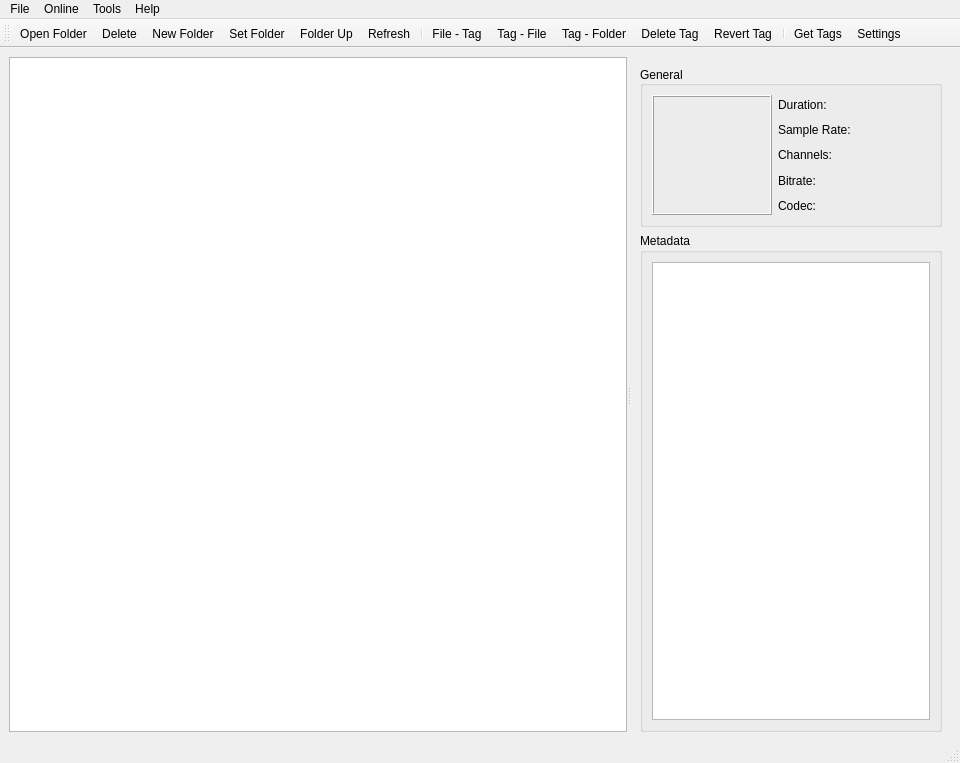
<?xml version="1.0" encoding="UTF-8"?>
<ui version="4.0">
 <class>MainWindow</class>
 <widget class="QMainWindow" name="MainWindow">
  <property name="geometry">
   <rect>
    <x>0</x>
    <y>0</y>
    <width>960</width>
    <height>763</height>
   </rect>
  </property>
  <property name="windowTitle">
   <string>TikTag v1.0</string>
  </property>
  <widget class="QWidget" name="centralwidget">
   <property name="sizePolicy">
    <sizepolicy hsizetype="Preferred" vsizetype="Preferred">
     <horstretch>0</horstretch>
     <verstretch>0</verstretch>
    </sizepolicy>
   </property>
   <layout class="QHBoxLayout" name="horizontalLayout">
    <item>
     <widget class="QSplitter" name="splitter">
      <property name="sizePolicy">
       <sizepolicy hsizetype="Expanding" vsizetype="Preferred">
        <horstretch>0</horstretch>
        <verstretch>0</verstretch>
       </sizepolicy>
      </property>
      <property name="orientation">
       <enum>Qt::Horizontal</enum>
      </property>
      <property name="childrenCollapsible">
       <bool>false</bool>
      </property>
      <widget class="QTreeView" name="treeView">
       <property name="sizePolicy">
        <sizepolicy hsizetype="Expanding" vsizetype="Expanding">
         <horstretch>5</horstretch>
         <verstretch>0</verstretch>
        </sizepolicy>
       </property>
       <property name="minimumSize">
        <size>
         <width>300</width>
         <height>300</height>
        </size>
       </property>
       <property name="contextMenuPolicy">
        <enum>Qt::CustomContextMenu</enum>
       </property>
       <property name="dragDropMode">
        <enum>QAbstractItemView::DragDrop</enum>
       </property>
       <property name="selectionMode">
        <enum>QAbstractItemView::ExtendedSelection</enum>
       </property>
       <attribute name="headerDefaultSectionSize">
        <number>200</number>
       </attribute>
       <attribute name="headerMinimumSectionSize">
        <number>150</number>
       </attribute>
       <attribute name="headerStretchLastSection">
        <bool>false</bool>
       </attribute>
      </widget>
      <widget class="QStackedWidget" name="verticalStackedWidget">
       <property name="sizePolicy">
        <sizepolicy hsizetype="Preferred" vsizetype="Preferred">
         <horstretch>0</horstretch>
         <verstretch>0</verstretch>
        </sizepolicy>
       </property>
       <property name="minimumSize">
        <size>
         <width>320</width>
         <height>0</height>
        </size>
       </property>
       <property name="currentIndex">
        <number>0</number>
       </property>
       <widget class="QWidget" name="verticalStackedWidgetPage1">
        <layout class="QVBoxLayout" name="verticalLayout">
         <property name="bottomMargin">
          <number>0</number>
         </property>
         <item>
          <widget class="QGroupBox" name="groupBox">
           <property name="sizePolicy">
            <sizepolicy hsizetype="Minimum" vsizetype="Fixed">
             <horstretch>0</horstretch>
             <verstretch>1</verstretch>
            </sizepolicy>
           </property>
           <property name="minimumSize">
            <size>
             <width>260</width>
             <height>0</height>
            </size>
           </property>
           <property name="layoutDirection">
            <enum>Qt::LeftToRight</enum>
           </property>
           <property name="title">
            <string>General</string>
           </property>
           <property name="alignment">
            <set>Qt::AlignLeading|Qt::AlignLeft|Qt::AlignVCenter</set>
           </property>
           <layout class="QGridLayout" name="gridLayout">
            <item row="0" column="0">
             <widget class="QLabel" name="albumArtLabel">
              <property name="sizePolicy">
               <sizepolicy hsizetype="Fixed" vsizetype="Fixed">
                <horstretch>0</horstretch>
                <verstretch>0</verstretch>
               </sizepolicy>
              </property>
              <property name="minimumSize">
               <size>
                <width>120</width>
                <height>120</height>
               </size>
              </property>
              <property name="maximumSize">
               <size>
                <width>120</width>
                <height>120</height>
               </size>
              </property>
              <property name="frameShape">
               <enum>QFrame::Box</enum>
              </property>
              <property name="frameShadow">
               <enum>QFrame::Raised</enum>
              </property>
              <property name="text">
               <string/>
              </property>
              <property name="scaledContents">
               <bool>true</bool>
              </property>
              <property name="alignment">
               <set>Qt::AlignCenter</set>
              </property>
             </widget>
            </item>
            <item row="0" column="1">
             <layout class="QVBoxLayout" name="verticalLayout_2">
              <item>
               <widget class="QLabel" name="labelDuration">
                <property name="text">
                 <string>Duration: </string>
                </property>
               </widget>
              </item>
              <item>
               <widget class="QLabel" name="labelSampleRate">
                <property name="text">
                 <string>Sample Rate:</string>
                </property>
               </widget>
              </item>
              <item>
               <widget class="QLabel" name="labelChannels">
                <property name="text">
                 <string>Channels:</string>
                </property>
               </widget>
              </item>
              <item>
               <widget class="QLabel" name="labelBitrate">
                <property name="text">
                 <string>Bitrate:</string>
                </property>
               </widget>
              </item>
              <item>
               <widget class="QLabel" name="labelCodec">
                <property name="text">
                 <string>Codec:</string>
                </property>
               </widget>
              </item>
             </layout>
            </item>
           </layout>
          </widget>
         </item>
         <item>
          <widget class="QGroupBox" name="groupBox_3">
           <property name="title">
            <string>Metadata</string>
           </property>
           <layout class="QVBoxLayout" name="verticalLayout_5">
            <item>
             <widget class="QTableWidget" name="tableWidget">
              <property name="sizePolicy">
               <sizepolicy hsizetype="Expanding" vsizetype="Expanding">
                <horstretch>0</horstretch>
                <verstretch>2</verstretch>
               </sizepolicy>
              </property>
              <attribute name="horizontalHeaderMinimumSectionSize">
               <number>35</number>
              </attribute>
              <attribute name="horizontalHeaderStretchLastSection">
               <bool>true</bool>
              </attribute>
              <attribute name="verticalHeaderVisible">
               <bool>false</bool>
              </attribute>
              <attribute name="verticalHeaderDefaultSectionSize">
               <number>35</number>
              </attribute>
              <attribute name="verticalHeaderMinimumSectionSize">
               <number>25</number>
              </attribute>
             </widget>
            </item>
           </layout>
          </widget>
         </item>
        </layout>
       </widget>
       <widget class="QWidget" name="verticalStackedWidgetPage2">
        <property name="maximumSize">
         <size>
          <width>16777215</width>
          <height>16777215</height>
         </size>
        </property>
        <layout class="QVBoxLayout" name="verticalLayout_3">
         <property name="bottomMargin">
          <number>0</number>
         </property>
         <item>
          <widget class="QLabel" name="bigAlbumArtLabel">
           <property name="sizePolicy">
            <sizepolicy hsizetype="Fixed" vsizetype="Fixed">
             <horstretch>0</horstretch>
             <verstretch>0</verstretch>
            </sizepolicy>
           </property>
           <property name="minimumSize">
            <size>
             <width>300</width>
             <height>300</height>
            </size>
           </property>
           <property name="maximumSize">
            <size>
             <width>300</width>
             <height>300</height>
            </size>
           </property>
           <property name="frameShape">
            <enum>QFrame::Box</enum>
           </property>
           <property name="frameShadow">
            <enum>QFrame::Raised</enum>
           </property>
           <property name="text">
            <string/>
           </property>
           <property name="scaledContents">
            <bool>true</bool>
           </property>
           <property name="alignment">
            <set>Qt::AlignCenter</set>
           </property>
          </widget>
         </item>
         <item>
          <widget class="QListWidget" name="listWidget">
           <property name="sizePolicy">
            <sizepolicy hsizetype="Minimum" vsizetype="Expanding">
             <horstretch>0</horstretch>
             <verstretch>0</verstretch>
            </sizepolicy>
           </property>
           <property name="minimumSize">
            <size>
             <width>300</width>
             <height>0</height>
            </size>
           </property>
           <property name="contextMenuPolicy">
            <enum>Qt::CustomContextMenu</enum>
           </property>
           <property name="selectionMode">
            <enum>QAbstractItemView::ExtendedSelection</enum>
           </property>
           <property name="iconSize">
            <size>
             <width>120</width>
             <height>120</height>
            </size>
           </property>
           <property name="flow">
            <enum>QListView::TopToBottom</enum>
           </property>
           <property name="viewMode">
            <enum>QListView::ListMode</enum>
           </property>
           <property name="uniformItemSizes">
            <bool>true</bool>
           </property>
          </widget>
         </item>
        </layout>
       </widget>
      </widget>
     </widget>
    </item>
   </layout>
  </widget>
  <widget class="QStatusBar" name="statusbar"/>
  <widget class="QToolBar" name="toolBar">
   <property name="windowTitle">
    <string>toolBar</string>
   </property>
   <property name="iconSize">
    <size>
     <width>28</width>
     <height>28</height>
    </size>
   </property>
   <property name="toolButtonStyle">
    <enum>Qt::ToolButtonTextUnderIcon</enum>
   </property>
   <property name="floatable">
    <bool>false</bool>
   </property>
   <attribute name="toolBarArea">
    <enum>TopToolBarArea</enum>
   </attribute>
   <attribute name="toolBarBreak">
    <bool>true</bool>
   </attribute>
   <addaction name="actionSelectFolder"/>
   <addaction name="actionDelete"/>
   <addaction name="actionCreateFolder"/>
   <addaction name="actionSetRootDir"/>
   <addaction name="actionLevelUp"/>
   <addaction name="actionRefresh"/>
   <addaction name="separator"/>
   <addaction name="actionFileToTag"/>
   <addaction name="actionTagToFile"/>
   <addaction name="actionFolderByTag"/>
   <addaction name="actionDeleteTag"/>
   <addaction name="actionRevertFile"/>
   <addaction name="separator"/>
   <addaction name="actionGetOnlineTags"/>
   <addaction name="actionSettings"/>
  </widget>
  <widget class="QMenuBar" name="menubar">
   <property name="geometry">
    <rect>
     <x>0</x>
     <y>0</y>
     <width>960</width>
     <height>21</height>
    </rect>
   </property>
   <widget class="QMenu" name="menuFile">
    <property name="title">
     <string>File</string>
    </property>
    <addaction name="actionSelectFolder"/>
    <addaction name="actionCreateFolder"/>
    <addaction name="actionRefresh"/>
    <addaction name="actionDelete"/>
    <addaction name="actionExit"/>
   </widget>
   <widget class="QMenu" name="menuTools">
    <property name="title">
     <string>Tools</string>
    </property>
    <addaction name="actionTagToFile"/>
    <addaction name="actionFileToTag"/>
    <addaction name="actionFolderByTag"/>
    <addaction name="actionRevertFile"/>
    <addaction name="actionDeleteTag"/>
    <addaction name="actionSettings"/>
   </widget>
   <widget class="QMenu" name="menuHelp">
    <property name="title">
     <string>Help</string>
    </property>
    <addaction name="actionAbout"/>
   </widget>
   <widget class="QMenu" name="menuOnline">
    <property name="title">
     <string>Online</string>
    </property>
    <addaction name="actionGetOnlineTags"/>
   </widget>
   <addaction name="menuFile"/>
   <addaction name="menuOnline"/>
   <addaction name="menuTools"/>
   <addaction name="menuHelp"/>
  </widget>
  <action name="actionSelectFolder">
   <property name="icon">
    <iconset resource="images.qrc">
     <normaloff>:/icons/open-folder.png</normaloff>:/icons/open-folder.png</iconset>
   </property>
   <property name="text">
    <string>Open Folder</string>
   </property>
  </action>
  <action name="actionTagToFile">
   <property name="icon">
    <iconset resource="images.qrc">
     <normaloff>:/icons/tag-file.png</normaloff>:/icons/tag-file.png</iconset>
   </property>
   <property name="text">
    <string>Tag - File</string>
   </property>
  </action>
  <action name="actionFileToTag">
   <property name="icon">
    <iconset resource="images.qrc">
     <normaloff>:/icons/file-tag.png</normaloff>:/icons/file-tag.png</iconset>
   </property>
   <property name="text">
    <string>File - Tag</string>
   </property>
  </action>
  <action name="actionDelete">
   <property name="icon">
    <iconset resource="images.qrc">
     <normaloff>:/icons/delete.png</normaloff>:/icons/delete.png</iconset>
   </property>
   <property name="text">
    <string>Delete</string>
   </property>
  </action>
  <action name="actionDeleteTag">
   <property name="icon">
    <iconset resource="images.qrc">
     <normaloff>:/icons/delete-tag.png</normaloff>:/icons/delete-tag.png</iconset>
   </property>
   <property name="text">
    <string>Delete Tag</string>
   </property>
  </action>
  <action name="actionRevertFile">
   <property name="icon">
    <iconset resource="images.qrc">
     <normaloff>:/icons/revert-file.png</normaloff>:/icons/revert-file.png</iconset>
   </property>
   <property name="text">
    <string>Revert Tag</string>
   </property>
  </action>
  <action name="actionFolderByTag">
   <property name="icon">
    <iconset resource="images.qrc">
     <normaloff>:/icons/tag-folder.png</normaloff>:/icons/tag-folder.png</iconset>
   </property>
   <property name="text">
    <string>Tag - Folder</string>
   </property>
  </action>
  <action name="actionGetOnlineTags">
   <property name="icon">
    <iconset resource="images.qrc">
     <normaloff>:/icons/download.png</normaloff>:/icons/download.png</iconset>
   </property>
   <property name="text">
    <string>Get Tags</string>
   </property>
  </action>
  <action name="actionCreateFolder">
   <property name="icon">
    <iconset resource="images.qrc">
     <normaloff>:/icons/new-folder.png</normaloff>:/icons/new-folder.png</iconset>
   </property>
   <property name="text">
    <string>New Folder</string>
   </property>
  </action>
  <action name="actionLevelUp">
   <property name="icon">
    <iconset resource="images.qrc">
     <normaloff>:/icons/level-up.png</normaloff>:/icons/level-up.png</iconset>
   </property>
   <property name="text">
    <string>Return</string>
   </property>
   <property name="iconText">
    <string>Folder Up</string>
   </property>
  </action>
  <action name="actionSetRootDir">
   <property name="icon">
    <iconset resource="images.qrc">
     <normaloff>:/icons/set-folder.png</normaloff>:/icons/set-folder.png</iconset>
   </property>
   <property name="text">
    <string>Set Folder</string>
   </property>
  </action>
  <action name="actionRefresh">
   <property name="icon">
    <iconset resource="images.qrc">
     <normaloff>:/icons/refresh.png</normaloff>:/icons/refresh.png</iconset>
   </property>
   <property name="text">
    <string>Refresh</string>
   </property>
  </action>
  <action name="actionAbout">
   <property name="text">
    <string>About</string>
   </property>
  </action>
  <action name="actionExit">
   <property name="text">
    <string>Exit</string>
   </property>
  </action>
  <action name="actionSettings">
   <property name="icon">
    <iconset resource="images.qrc">
     <normaloff>:/icons/settings.png</normaloff>:/icons/settings.png</iconset>
   </property>
   <property name="text">
    <string>Settings</string>
   </property>
  </action>
 </widget>
 <resources>
  <include location="images.qrc"/>
 </resources>
 <connections/>
</ui>
